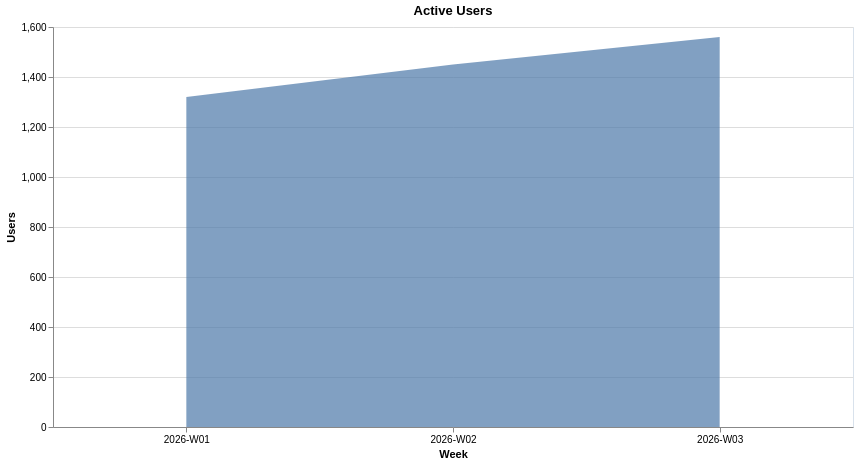

Describe this chart as a Vega-Lite specification.
### Vega-Lite specification from a JSON file in a GitHub repository (floating-point values rounded to 4 significant figures)
{"config": {"view": {"continuousWidth": 300, "continuousHeight": 300, "stroke": "#d9e2ec"}}, "data": {"name": "data-808bbf41b9dfe12dfb6ea80f5cc5f3e1"}, "mark": {"type": "area", "opacity": 0.7}, "encoding": {"tooltip": [{"field": "week", "type": "nominal"}, {"field": "active_users", "type": "quantitative"}], "x": {"axis": {"labelAngle": 0}, "field": "week", "title": "Week", "type": "nominal"}, "y": {"field": "active_users", "title": "Users", "type": "quantitative"}}, "height": 400, "title": "Active Users", "width": 800, "$schema": "https://vega.github.io/schema/vega-lite/v6.4.1.json", "datasets": {"data-808bbf41b9dfe12dfb6ea80f5cc5f3e1": [{"week": "2026-W01", "active_users": 1320.0}, {"week": "2026-W02", "active_users": 1450.0}, {"week": "2026-W03", "active_users": 1560.0}]}}
